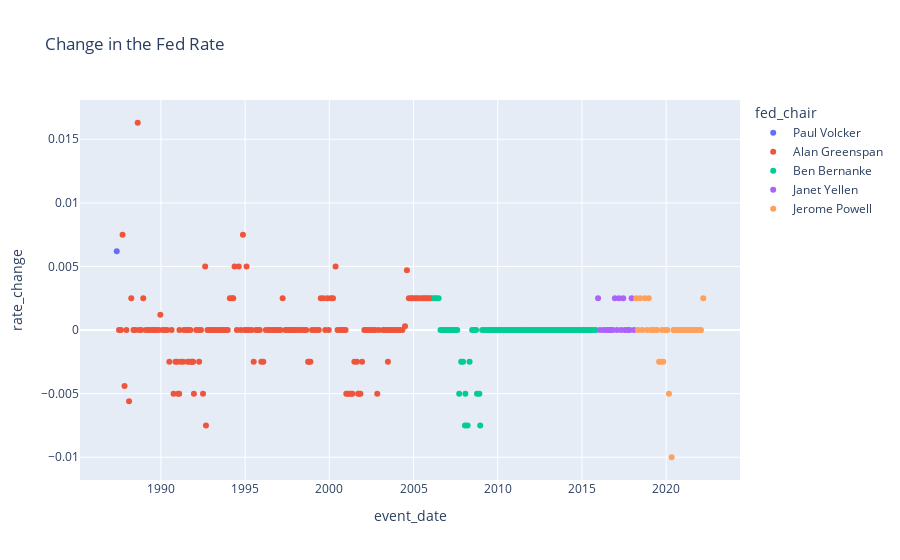

Notebook source saved alongside this figure:
### Markdown cell above
<br><br>

The graph below captures the relative change in Federal Funds rate overtime. It also highlights the respective Fed Chair during the period.

### Code cell
fig = px.scatter(data_frame=decision_df, 
             x='event_date', y='rate_change', 
             color="fed_chair", 
             title='Change in the Fed Rate',   
                )

fig.show()

### Figure 1 — Plotly figure (JSON) as saved in the notebook; plotly's stock layout.template omitted (floating-point values rounded to 4 significant figures; data arrays with more than 128 entries replaced by an {"elided": "..."} marker saying what was removed)
{"data": [{"hovertemplate": "fed_chair=Paul Volcker<br>event_date=%{x}<br>rate_change=%{y}<extra></extra>", "legendgroup": "Paul Volcker", "marker": {"color": "#636efa", "symbol": "circle"}, "mode": "markers", "name": "Paul Volcker", "orientation": "v", "showlegend": true, "type": "scatter", "x": ["1987-05-19T00:00:00"], "xaxis": "x", "y": [0.0062], "yaxis": "y"}, {"hovertemplate": "fed_chair=Alan Greenspan<br>event_date=%{x}<br>rate_change=%{y}<extra></extra>", "legendgroup": "Alan Greenspan", "marker": {"color": "#EF553B", "symbol": "circle"}, "mode": "markers", "name": "Alan Greenspan", "orientation": "v", "showlegend": true, "type": "scatter", "x": {"elided": "166 str values"}, "xaxis": "x", "y": {"elided": "166 float values"}, "yaxis": "y"}, {"hovertemplate": "fed_chair=Ben Bernanke<br>event_date=%{x}<br>rate_change=%{y}<extra></extra>", "legendgroup": "Ben Bernanke", "marker": {"color": "#00cc96", "symbol": "circle"}, "mode": "markers", "name": "Ben Bernanke", "orientation": "v", "showlegend": true, "type": "scatter", "x": ["2006-03-28T00:00:00", "2006-05-10T00:00:00", "2006-06-29T00:00:00", "2006-08-08T00:00:00", "2006-09-20T00:00:00", "2006-10-25T00:00:00", "2006-12-12T00:00:00", "2007-01-31T00:00:00", "2007-03-21T00:00:00", "2007-05-09T00:00:00", "2007-06-28T00:00:00", "2007-08-07T00:00:00", "2007-09-18T00:00:00", "2007-10-31T00:00:00", "2007-12-11T00:00:00", "2008-01-22T00:00:00", "2008-01-30T00:00:00", "2008-03-18T00:00:00", "2008-04-30T00:00:00", "2008-06-25T00:00:00", "2008-08-05T00:00:00", "2008-09-16T00:00:00", "2008-10-08T00:00:00", "2008-11-29T00:00:00", "2008-12-16T00:00:00", "2009-01-28T00:00:00", "2009-03-18T00:00:00", "2009-04-29T00:00:00", "2009-06-24T00:00:00", "2009-08-12T00:00:00", "2009-09-23T00:00:00", "2009-11-04T00:00:00", "2009-12-16T00:00:00", "2010-01-27T00:00:00", "2010-03-16T00:00:00", "2010-04-28T00:00:00", "2010-06-23T00:00:00", "2010-08-10T00:00:00", "2010-09-21T00:00:00", "2010-11-03T00:00:00", "2010-12-14T00:00:00", "2011-01-26T00:00:00", "2011-03-15T00:00:00", "2011-04-27T00:00:00", "2011-06-22T00:00:00", "2011-08-09T00:00:00", "2011-09-21T00:00:00", "2011-11-02T00:00:00", "2011-12-13T00:00:00", "2012-01-25T00:00:00", "2012-03-13T00:00:00", "2012-04-25T00:00:00", "2012-06-20T00:00:00", "2012-08-01T00:00:00", "2012-09-13T00:00:00", "2012-10-24T00:00:00", "2012-12-12T00:00:00", "2013-01-30T00:00:00", "2013-03-20T00:00:00", "2013-05-01T00:00:00", "2013-06-19T00:00:00", "2013-07-31T00:00:00", "2013-09-18T00:00:00", "2013-10-30T00:00:00", "2013-12-18T00:00:00", "2014-01-29T00:00:00", "2014-03-04T00:00:00", "2014-03-19T00:00:00", "2014-04-30T00:00:00", "2014-06-18T00:00:00", "2014-07-30T00:00:00", "2014-09-17T00:00:00", "2014-10-29T00:00:00", "2014-12-17T00:00:00", "2015-01-28T00:00:00", "2015-03-16T00:00:00", "2015-03-18T00:00:00", "2015-04-29T00:00:00", "2015-06-17T00:00:00", "2015-07-29T00:00:00", "2015-09-17T00:00:00", "2015-10-28T00:00:00"], "xaxis": "x", "y": [0.0025, 0.0025, 0.0025, 0, 0, 0, 0, 0, 0, 0, 0, 0, -0.005, -0.0025, -0.0025, -0.0075, -0.005, -0.0075, -0.0025, 0, 0, 0, -0.005, -0.005, -0.0075, 0, 0, 0, 0, 0, 0, 0, 0, 0, 0, 0, 0, 0, 0, 0, 0, 0, 0, 0, 0, 0, 0, 0, 0, 0, 0, 0, 0, 0, 0, 0, 0, 0, 0, 0, 0, 0, 0, 0, 0, 0, 0, 0, 0, 0, 0, 0, 0, 0, 0, 0, 0, 0, 0, 0, 0, 0], "yaxis": "y"}, {"hovertemplate": "fed_chair=Janet Yellen<br>event_date=%{x}<br>rate_change=%{y}<extra></extra>", "legendgroup": "Janet Yellen", "marker": {"color": "#ab63fa", "symbol": "circle"}, "mode": "markers", "name": "Janet Yellen", "orientation": "v", "showlegend": true, "type": "scatter", "x": ["2015-12-17T00:00:00", "2016-01-27T00:00:00", "2016-04-16T00:00:00", "2016-06-15T00:00:00", "2016-07-27T00:00:00", "2016-09-21T00:00:00", "2016-09-21T00:00:00", "2016-11-02T00:00:00", "2016-12-15T00:00:00", "2017-02-01T00:00:00", "2017-03-16T00:00:00", "2017-05-03T00:00:00", "2017-06-15T00:00:00", "2017-07-26T00:00:00", "2017-09-20T00:00:00", "2017-11-01T00:00:00", "2017-12-14T00:00:00", "2018-01-31T00:00:00"], "xaxis": "x", "y": [0.0025, 0, 0, 0, 0, 0, 0, 0, 0.0025, 0, 0.0025, 0, 0.0025, 0, 0, 0, 0.0025, 0], "yaxis": "y"}, {"hovertemplate": "fed_chair=Jerome Powell<br>event_date=%{x}<br>rate_change=%{y}<extra></extra>", "legendgroup": "Jerome Powell", "marker": {"color": "#FFA15A", "symbol": "circle"}, "mode": "markers", "name": "Jerome Powell", "orientation": "v", "showlegend": true, "type": "scatter", "x": ["2018-03-22T00:00:00", "2018-05-02T00:00:00", "2018-06-14T00:00:00", "2018-08-01T00:00:00", "2018-09-27T00:00:00", "2018-11-08T00:00:00", "2018-12-20T00:00:00", "2019-01-30T00:00:00", "2019-03-20T00:00:00", "2019-05-01T00:00:00", "2019-06-19T00:00:00", "2019-08-01T00:00:00", "2019-09-19T00:00:00", "2019-10-04T00:00:00", "2019-10-31T00:00:00", "2019-12-11T00:00:00", "2020-01-29T00:00:00", "2020-03-03T00:00:00", "2020-04-29T00:00:00", "2020-06-10T00:00:00", "2020-07-29T00:00:00", "2020-08-27T00:00:00", "2020-09-16T00:00:00", "2020-11-05T00:00:00", "2020-12-16T00:00:00", "2021-01-27T00:00:00", "2021-03-17T00:00:00", "2021-04-28T00:00:00", "2021-06-16T00:00:00", "2021-07-28T00:00:00", "2021-09-22T00:00:00", "2021-11-04T00:00:00", "2021-12-15T00:00:00", "2022-01-26T00:00:00", "2022-03-16T00:00:00"], "xaxis": "x", "y": [0.0025, 0, 0.0025, 0, 0.0025, 0, 0.0025, 0, 0, 0, 0, -0.0025, -0.0025, 0, -0.0025, 0, 0, -0.005, -0.01, 0, 0, 0, 0, 0, 0, 0, 0, 0, 0, 0, 0, 0, 0, 0, 0.0025], "yaxis": "y"}], "layout": {"autosize": true, "legend": {"title": {"text": "fed_chair"}, "tracegroupgap": 0}, "title": {"text": "Change in the Fed Rate"}, "xaxis": {"anchor": "y", "autorange": true, "domain": [0, 1], "range": ["1985-04-13 14:25:31.9149", "2024-04-19 09:34:28.0851"], "title": {"text": "event_date"}, "type": "date"}, "yaxis": {"anchor": "x", "autorange": true, "domain": [0, 1], "range": [-0.01217, 0.01847], "title": {"text": "rate_change"}, "type": "linear"}}}
